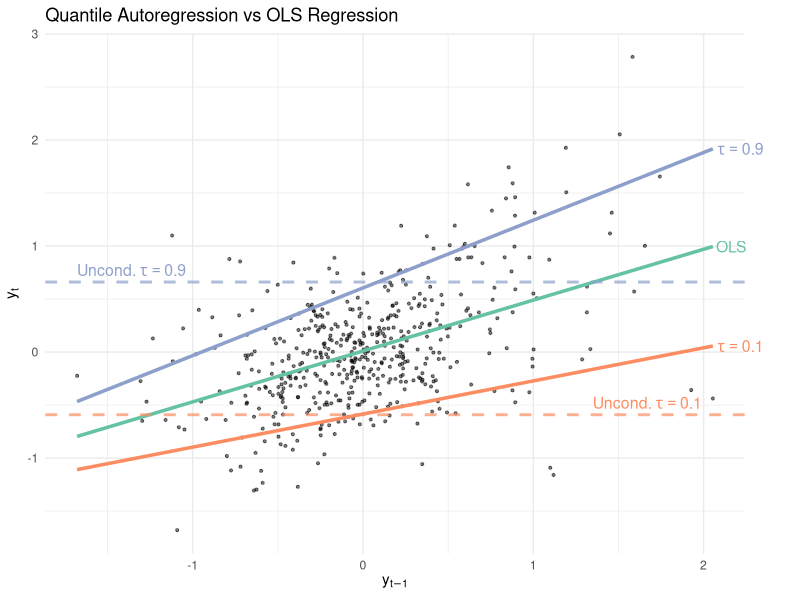

Here is the R script that generated this plot:
library(quantreg)
library(ggplot2)
library(RColorBrewer)

set.seed(11)

# -------------------------
# 1. Simulate heteroskedastic AR(1)
# -------------------------
n <- 500
phi <- 0.5

y <- numeric(n)
eps <- rnorm(n)

for (t in 2:n) {
  sigma_t <- 0.3 + 0.4 * abs(y[t-1])   # state-dependent variance
  y[t] <- phi * y[t-1] + sigma_t * eps[t]
}

df <- data.frame(
  y = y[-1],
  y_lag = y[-n]
)

# -------------------------
# 2. OLS
# -------------------------
ols_model <- lm(y ~ y_lag, data = df)

# -------------------------
# 3. QAR(1) for multiple taus
# -------------------------
tau_vals <- c(0.1, 0.9)

qar_models <- lapply(tau_vals, function(tau) {
  rq(y ~ y_lag, tau = tau, data = df)
})

# -------------------------
# 4. Prediction grid
# -------------------------
x_grid <- seq(min(df$y_lag), max(df$y_lag), length.out = 200)
pred_df <- data.frame(y_lag = x_grid)

pred_df$OLS <- predict(ols_model, newdata = pred_df)

for (i in seq_along(tau_vals)) {
  pred_df[[paste0("QAR_", tau_vals[i])]] <-
    predict(qar_models[[i]], newdata = pred_df)
}

# -------------------------
# 5. Plot
# -------------------------
# Get rightmost x-position
x_pos <- max(pred_df$y_lag)

# Get corresponding y-values at right edge
y_ols  <- tail(pred_df$OLS, 1)
y_q01  <- tail(pred_df$QAR_0.1, 1)
y_q09  <- tail(pred_df$QAR_0.9, 1)

#unconditional quantiles
q01_uncond <- quantile(df$y, 0.1)
q09_uncond <- quantile(df$y, 0.9)


set2 <- brewer.pal(8, "Set2")

ggplot(df, aes(x = y_lag, y = y)) +
  geom_point(alpha = 0.5, color = "black", size = 0.75) +
  
  geom_line(data = pred_df, aes(y = OLS), color = set2[1], size = 1.2) +
  geom_line(data = pred_df, aes(y = QAR_0.1), color = set2[2], size = 1.2) +
  geom_line(data = pred_df, aes(y = QAR_0.9), color = set2[3], size = 1.2) +
  
  # Unconditional quantiles
  geom_hline(yintercept = q01_uncond,
             linetype = "dashed",
             color = set2[2],
             alpha = 0.7,
             size = 1) +
  
  geom_hline(yintercept = q09_uncond,
             linetype = "dashed",
             color = set2[3],
             alpha = 0.7,
             size = 1) +
  
  # Labels for conditional lines
  annotate("text", x = x_pos, y = y_ols,
           label = "OLS",
           color = set2[1], hjust = -0.1, size = 4) +
  
  annotate("text", x = x_pos, y = y_q01,
           label = expression(tau == 0.1),
           color = set2[2], hjust = -0.1, size = 4) +
  
  annotate("text", x = x_pos, y = y_q09,
           label = expression(tau == 0.9),
           color = set2[3], hjust = -0.1, size = 4) +
  
  # Labels for unconditional quantiles
  annotate("text",
           x = x_pos,
           y = q01_uncond,
           label = expression("Uncond." ~ tau == 0.1),
           color = set2[2],
           hjust = 1.1,
           vjust = -0.5,
           size = 4) +
  
  annotate("text", x = min(pred_df$y_lag),
           y = q09_uncond,
           label = expression("Uncond." ~ tau == 0.9),
           color = set2[3], hjust = 0, vjust = -0.5, size = 4) +
  
  labs(
    title = "Quantile Autoregression vs OLS Regression",
    x = expression(y[t-1]),
    y = expression(y[t])
  ) +
  theme_minimal() +
  coord_cartesian(clip = "off") +
  theme(plot.margin = margin(5.5, 40, 5.5, 5.5))
